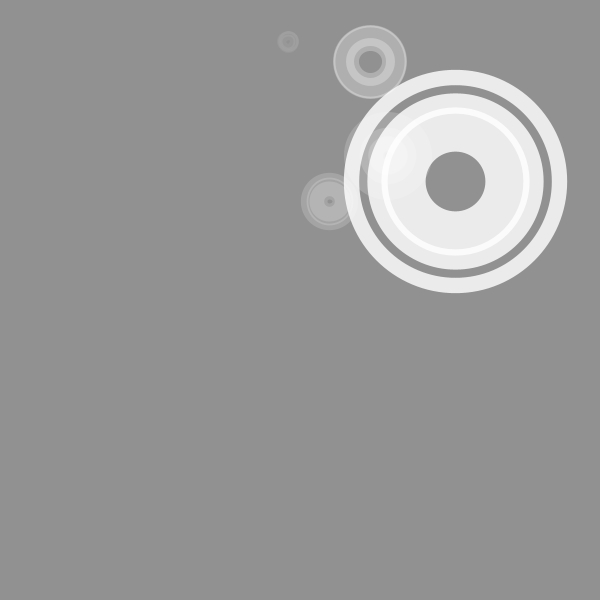
Frame 1 (no input)
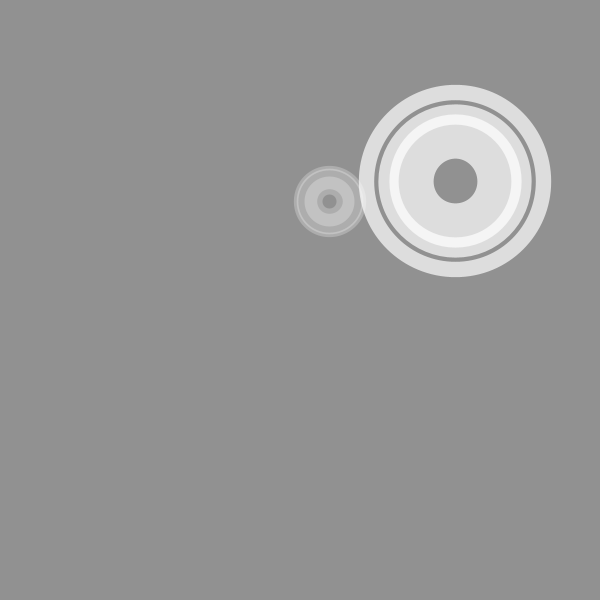
Frame 60 (the mouse pressed at the canvas centre just before this capture)
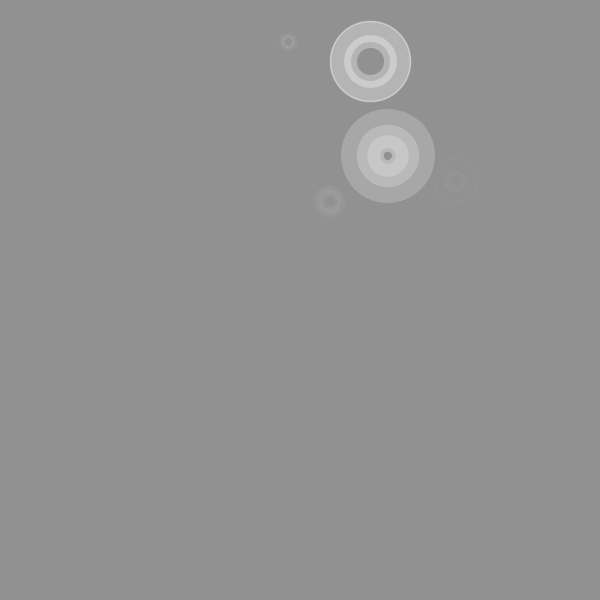
Frame 120 (the mouse held since frame 60 and released just before this capture)

The Processing sketch that drew these frames (run headless with seeded random() and noise(); from frame 60 on, the mouse is pressed at the canvas centre):

// Processing sketch: processing_158154
// ── processing_158154.pde

//exercise 13.7 use the sine function to create a shape whose size oscillates
//com arrays e classes

Circulo [] circulos = new Circulo[5];

void setup() {
  size(600,600);
  smooth();
  
  for(int i = 0; i < circulos.length; i++) {
    circulos[i] = new Circulo(random(width), random(height));
  }
}

void draw() {
  background(145);
  
  for(int i = 0; i < circulos.length; i++) {
    circulos[i].respirar();
    circulos[i].mostrar();
  }
}
class Circulo {
  
  float theta;
  //float dtheta;
  
  float raio;
  
  float x;
  float y;
  
  float espessura1;
  float espessura2;
  float espessura3;
  
  Circulo(float tempX, float tempY) {
    //theta = 0;
    theta = random(PI);
    //dtheta = random(-0.03,0.03);    
    raio = random(5,150);
    x = tempX;
    y = tempY;
    espessura1 = random(1,50);
    espessura2 = random(1,50);
    espessura3 = random(1,50);
  }
  
  void respirar() {
    //theta += dtheta;
    theta += 0.03;
  }
  
  void mostrar() {
    //raio+raio impede limita o descrescimento do tamanho da forma
    //se colocar só raio, o d vai quase ao zero
    float d = (sin(theta) + 1) * raio;
    //float d = (sin(theta) + 1) * raio+raio;
    stroke(255,d);
    noFill();
    //fill(150, 150);
    strokeWeight(espessura1);
    ellipse(x,y,d,d);
    strokeWeight(espessura2);
    ellipse(x,y,d-d/2,d-d/2);
    strokeWeight(espessura3);
    ellipse(x,y,d-d/4,d-d/4);
  }
}
